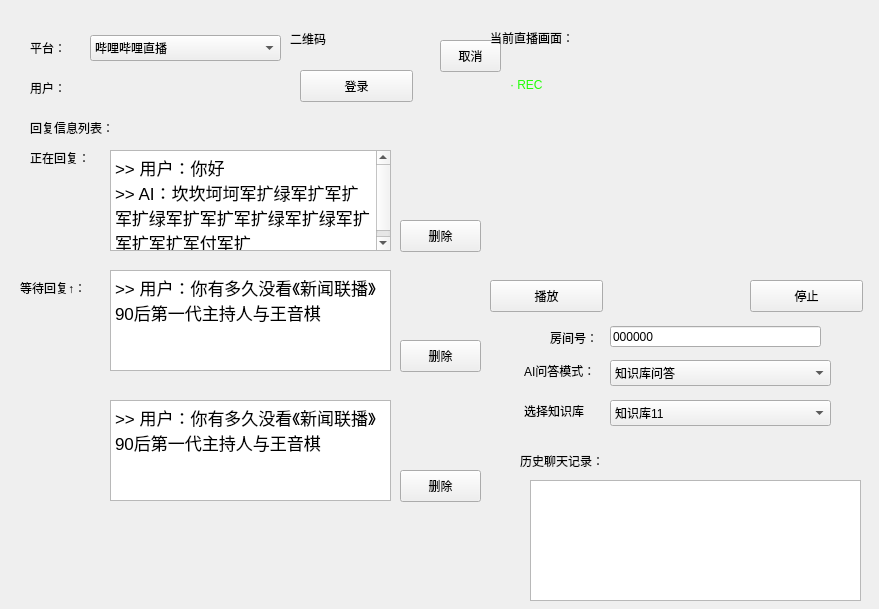
        <widget class="QWidget" name="scrollAreaWidgetContents_3">
         <property name="geometry">
          <rect>
           <x>0</x>
           <y>0</y>
           <width>879</width>
           <height>609</height>
          </rect>
         </property>
         <widget class="QTextEdit" name="cartoon_message_field">
          <property name="geometry">
           <rect>
            <x>530</x>
            <y>480</y>
            <width>331</width>
            <height>121</height>
           </rect>
          </property>
          <property name="readOnly">
           <bool>true</bool>
          </property>
         </widget>
         <widget class="QComboBox" name="comboBox_4">
          <property name="geometry">
           <rect>
            <x>610</x>
            <y>360</y>
            <width>221</width>
            <height>26</height>
           </rect>
          </property>
          <item>
           <property name="text">
            <string>知识库问答</string>
           </property>
          </item>
          <item>
           <property name="text">
            <string>畅聊</string>
           </property>
          </item>
         </widget>
         <widget class="QLabel" name="page1_type_label_4">
          <property name="geometry">
           <rect>
            <x>524</x>
            <y>360</y>
            <width>81</width>
            <height>21</height>
           </rect>
          </property>
          <property name="text">
           <string>AI问答模式：</string>
          </property>
         </widget>
         <widget class="QLabel" name="page1_type_label_5">
          <property name="geometry">
           <rect>
            <x>520</x>
            <y>450</y>
            <width>91</width>
            <height>21</height>
           </rect>
          </property>
          <property name="text">
           <string>历史聊天记录：</string>
          </property>
         </widget>
         <widget class="QLineEdit" name="lineEdit">
          <property name="geometry">
           <rect>
            <x>610</x>
            <y>326</y>
            <width>211</width>
            <height>21</height>
           </rect>
          </property>
          <property name="text">
           <string>000000</string>
          </property>
         </widget>
         <widget class="QLabel" name="label_5">
          <property name="geometry">
           <rect>
            <x>550</x>
            <y>330</y>
            <width>60</width>
            <height>16</height>
           </rect>
          </property>
          <property name="text">
           <string>房间号：</string>
          </property>
         </widget>
         <widget class="EWVideoWidget" name="cartoon_video_widget" native="true">
          <property name="geometry">
           <rect>
            <x>490</x>
            <y>60</y>
            <width>380</width>
            <height>210</height>
           </rect>
          </property>
          <widget class="QLabel" name="label_13">
           <property name="geometry">
            <rect>
             <x>20</x>
             <y>10</y>
             <width>71</width>
             <height>31</height>
            </rect>
           </property>
           <property name="text">
            <string>&lt;html&gt;&lt;head/&gt;&lt;body&gt;&lt;p&gt;&lt;span style=&quot; color:#21ff06;&quot;&gt;· REC&lt;/span&gt;&lt;/p&gt;&lt;/body&gt;&lt;/html&gt;</string>
           </property>
          </widget>
          <widget class="QLabel" name="cartoon_video_label">
           <property name="geometry">
            <rect>
             <x>-1</x>
             <y>5</y>
             <width>380</width>
             <height>210</height>
            </rect>
           </property>
           <property name="text">
            <string/>
           </property>
          </widget>
          <zorder>cartoon_video_label</zorder>
          <zorder>label_13</zorder>
         </widget>
         <widget class="QLabel" name="label_19">
          <property name="geometry">
           <rect>
            <x>490</x>
            <y>30</y>
            <width>91</width>
            <height>16</height>
           </rect>
          </property>
          <property name="text">
           <string>当前直播画面：</string>
          </property>
         </widget>
         <widget class="QPushButton" name="cartoon_videoplay_button">
          <property name="geometry">
           <rect>
            <x>490</x>
            <y>280</y>
            <width>113</width>
            <height>32</height>
           </rect>
          </property>
          <property name="text">
           <string>播放</string>
          </property>
         </widget>
         <widget class="QPushButton" name="cartoon_videostop_button">
          <property name="geometry">
           <rect>
            <x>750</x>
            <y>280</y>
            <width>113</width>
            <height>32</height>
           </rect>
          </property>
          <property name="text">
           <string>停止</string>
          </property>
         </widget>
         <widget class="QLabel" name="page1_type_label_6">
          <property name="geometry">
           <rect>
            <x>524</x>
            <y>400</y>
            <width>81</width>
            <height>21</height>
           </rect>
          </property>
          <property name="text">
           <string>选择知识库</string>
          </property>
         </widget>
         <widget class="QComboBox" name="comboBox_7">
          <property name="geometry">
           <rect>
            <x>610</x>
            <y>400</y>
            <width>221</width>
            <height>26</height>
           </rect>
          </property>
          <item>
           <property name="text">
            <string>知识库11</string>
           </property>
          </item>
          <item>
           <property name="text">
            <string>知识库111</string>
           </property>
          </item>
         </widget>
         <widget class="QLabel" name="label_77">
          <property name="geometry">
           <rect>
            <x>30</x>
            <y>150</y>
            <width>71</width>
            <height>16</height>
           </rect>
          </property>
          <property name="text">
           <string>正在回复：</string>
          </property>
         </widget>
         <widget class="QTextBrowser" name="textBrowser_13">
          <property name="geometry">
           <rect>
            <x>110</x>
            <y>270</y>
            <width>281</width>
            <height>101</height>
           </rect>
          </property>
          <property name="html">
           <string>&lt;!DOCTYPE HTML PUBLIC &quot;-//W3C//DTD HTML 4.0//EN&quot; &quot;http://www.w3.org/TR/REC-html40/strict.dtd&quot;&gt;
&lt;html&gt;&lt;head&gt;&lt;meta name=&quot;qrichtext&quot; content=&quot;1&quot; /&gt;&lt;style type=&quot;text/css&quot;&gt;
p, li { white-space: pre-wrap; }
&lt;/style&gt;&lt;/head&gt;&lt;body style=&quot; font-family:'.AppleSystemUIFont'; font-size:13pt; font-weight:400; font-style:normal;&quot;&gt;
&lt;p style=&quot; margin-top:0px; margin-bottom:0px; margin-left:0px; margin-right:0px; -qt-block-indent:0; text-indent:0px;&quot;&gt;&amp;gt;&amp;gt; 用户：你有多久没看《新闻联播》90后第一代主持人与王音棋&lt;/p&gt;&lt;/body&gt;&lt;/html&gt;</string>
          </property>
         </widget>
         <widget class="QPushButton" name="pushButton_29">
          <property name="geometry">
           <rect>
            <x>400</x>
            <y>470</y>
            <width>81</width>
            <height>32</height>
           </rect>
          </property>
          <property name="text">
           <string>删除</string>
          </property>
         </widget>
         <widget class="QLabel" name="label_78">
          <property name="geometry">
           <rect>
            <x>30</x>
            <y>80</y>
            <width>60</width>
            <height>16</height>
           </rect>
          </property>
          <property name="text">
           <string>用户：</string>
          </property>
         </widget>
         <widget class="QPushButton" name="cartoon_login_button">
          <property name="geometry">
           <rect>
            <x>300</x>
            <y>70</y>
            <width>113</width>
            <height>32</height>
           </rect>
          </property>
          <property name="text">
           <string>登录</string>
          </property>
         </widget>
         <widget class="QLabel" name="label_79">
          <property name="geometry">
           <rect>
            <x>20</x>
            <y>280</y>
            <width>71</width>
            <height>16</height>
           </rect>
          </property>
          <property name="text">
           <string>等待回复↑：</string>
          </property>
         </widget>
         <widget class="QLabel" name="cartoon_qrcode_label">
          <property name="geometry">
           <rect>
            <x>290</x>
            <y>30</y>
            <width>150</width>
            <height>150</height>
           </rect>
          </property>
          <property name="text">
           <string>二维码</string>
          </property>
          <property name="alignment">
           <set>Qt::AlignLeading|Qt::AlignLeft|Qt::AlignTop</set>
          </property>
         </widget>
         <widget class="QComboBox" name="comboBox_26">
          <property name="geometry">
           <rect>
            <x>90</x>
            <y>35</y>
            <width>191</width>
            <height>26</height>
           </rect>
          </property>
          <item>
           <property name="text">
            <string>哔哩哔哩直播</string>
           </property>
          </item>
          <item>
           <property name="text">
            <string>抖音</string>
           </property>
          </item>
          <item>
           <property name="text">
            <string>快手</string>
           </property>
          </item>
         </widget>
         <widget class="QTextBrowser" name="textBrowser_14">
          <property name="geometry">
           <rect>
            <x>110</x>
            <y>400</y>
            <width>281</width>
            <height>101</height>
           </rect>
          </property>
          <property name="html">
           <string>&lt;!DOCTYPE HTML PUBLIC &quot;-//W3C//DTD HTML 4.0//EN&quot; &quot;http://www.w3.org/TR/REC-html40/strict.dtd&quot;&gt;
&lt;html&gt;&lt;head&gt;&lt;meta name=&quot;qrichtext&quot; content=&quot;1&quot; /&gt;&lt;style type=&quot;text/css&quot;&gt;
p, li { white-space: pre-wrap; }
&lt;/style&gt;&lt;/head&gt;&lt;body style=&quot; font-family:'.AppleSystemUIFont'; font-size:13pt; font-weight:400; font-style:normal;&quot;&gt;
&lt;p style=&quot; margin-top:0px; margin-bottom:0px; margin-left:0px; margin-right:0px; -qt-block-indent:0; text-indent:0px;&quot;&gt;&amp;gt;&amp;gt; 用户：你有多久没看《新闻联播》90后第一代主持人与王音棋&lt;/p&gt;&lt;/body&gt;&lt;/html&gt;</string>
          </property>
         </widget>
         <widget class="QLabel" name="label_80">
          <property name="geometry">
           <rect>
            <x>30</x>
            <y>120</y>
            <width>101</width>
            <height>16</height>
           </rect>
          </property>
          <property name="text">
           <string>回复信息列表：</string>
          </property>
         </widget>
         <widget class="QPushButton" name="pushButton_30">
          <property name="geometry">
           <rect>
            <x>400</x>
            <y>340</y>
            <width>81</width>
            <height>32</height>
           </rect>
          </property>
          <property name="text">
           <string>删除</string>
          </property>
         </widget>
         <widget class="QLabel" name="label_81">
          <property name="geometry">
           <rect>
            <x>30</x>
            <y>40</y>
            <width>51</width>
            <height>16</height>
           </rect>
          </property>
          <property name="text">
           <string>平台：</string>
          </property>
         </widget>
         <widget class="QPushButton" name="pushButton_31">
          <property name="geometry">
           <rect>
            <x>400</x>
            <y>220</y>
            <width>81</width>
            <height>32</height>
           </rect>
          </property>
          <property name="text">
           <string>删除</string>
          </property>
         </widget>
         <widget class="QTextBrowser" name="textBrowser_15">
          <property name="geometry">
           <rect>
            <x>110</x>
            <y>150</y>
            <width>281</width>
            <height>101</height>
           </rect>
          </property>
          <property name="html">
           <string>&lt;!DOCTYPE HTML PUBLIC &quot;-//W3C//DTD HTML 4.0//EN&quot; &quot;http://www.w3.org/TR/REC-html40/strict.dtd&quot;&gt;
&lt;html&gt;&lt;head&gt;&lt;meta name=&quot;qrichtext&quot; content=&quot;1&quot; /&gt;&lt;style type=&quot;text/css&quot;&gt;
p, li { white-space: pre-wrap; }
&lt;/style&gt;&lt;/head&gt;&lt;body style=&quot; font-family:'.AppleSystemUIFont'; font-size:13pt; font-weight:400; font-style:normal;&quot;&gt;
&lt;p style=&quot; margin-top:0px; margin-bottom:0px; margin-left:0px; margin-right:0px; -qt-block-indent:0; text-indent:0px;&quot;&gt;&amp;gt;&amp;gt; 用户：你好&lt;/p&gt;
&lt;p style=&quot; margin-top:0px; margin-bottom:0px; margin-left:0px; margin-right:0px; -qt-block-indent:0; text-indent:0px;&quot;&gt;&amp;gt;&amp;gt; AI：坎坎坷坷军扩绿军扩军扩军扩绿军扩军扩军扩绿军扩绿军扩军扩军扩军付军扩&lt;/p&gt;&lt;/body&gt;&lt;/html&gt;</string>
          </property>
         </widget>
         <widget class="QPushButton" name="cartoon_qrcodecancel_button">
          <property name="geometry">
           <rect>
            <x>440</x>
            <y>40</y>
            <width>61</width>
            <height>32</height>
           </rect>
          </property>
          <property name="text">
           <string>取消</string>
          </property>
         </widget>
         <zorder>textBrowser_15</zorder>
         <zorder>cartoon_qrcodecancel_button</zorder>
         <zorder>cartoon_qrcode_label</zorder>
         <zorder>cartoon_message_field</zorder>
         <zorder>comboBox_4</zorder>
         <zorder>page1_type_label_4</zorder>
         <zorder>page1_type_label_5</zorder>
         <zorder>lineEdit</zorder>
         <zorder>label_5</zorder>
         <zorder>cartoon_video_widget</zorder>
         <zorder>label_19</zorder>
         <zorder>cartoon_videoplay_button</zorder>
         <zorder>cartoon_videostop_button</zorder>
         <zorder>page1_type_label_6</zorder>
         <zorder>comboBox_7</zorder>
         <zorder>label_77</zorder>
         <zorder>textBrowser_13</zorder>
         <zorder>pushButton_29</zorder>
         <zorder>label_78</zorder>
         <zorder>cartoon_login_button</zorder>
         <zorder>label_79</zorder>
         <zorder>comboBox_26</zorder>
         <zorder>textBrowser_14</zorder>
         <zorder>label_80</zorder>
         <zorder>pushButton_30</zorder>
         <zorder>label_81</zorder>
         <zorder>pushButton_31</zorder>
        </widget>
